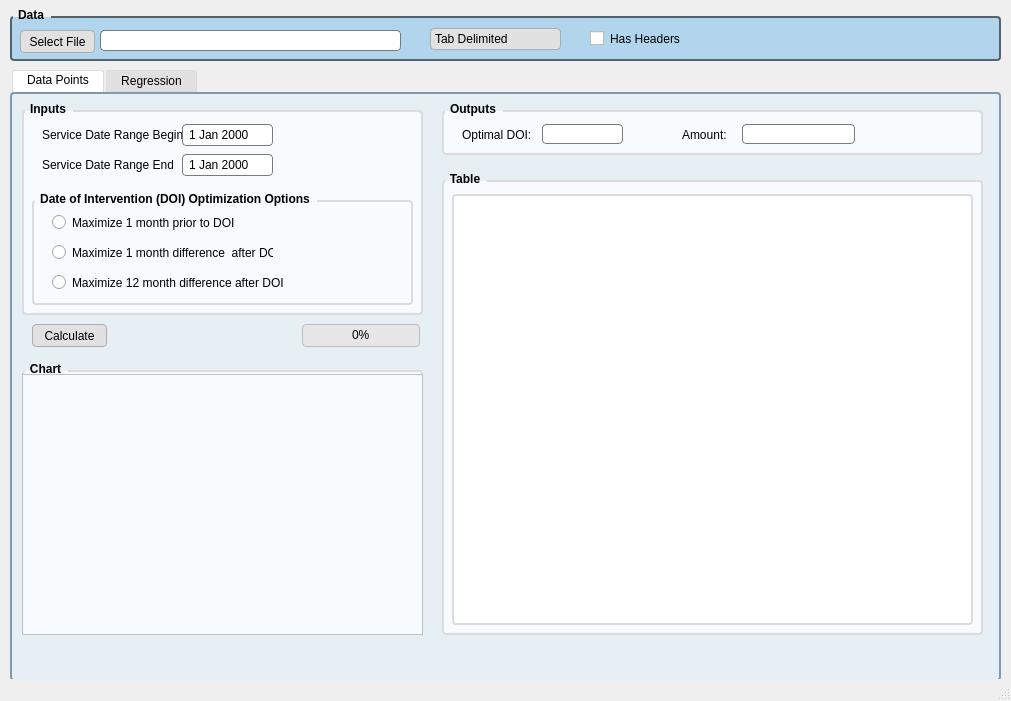
<?xml version="1.0" encoding="UTF-8"?>
<ui version="4.0">
 <class>MainWindow</class>
 <widget class="QMainWindow" name="MainWindow">
  <property name="geometry">
   <rect>
    <x>0</x>
    <y>0</y>
    <width>1011</width>
    <height>701</height>
   </rect>
  </property>
  <property name="windowTitle">
   <string>Methodologies DP&amp;R</string>
  </property>
  <property name="windowIcon">
   <iconset>
    <normaloff>../Users/20492042/.designer/Users/20492042/Downloads/iconfinder_4_1376013.ico</normaloff>../Users/20492042/.designer/Users/20492042/Downloads/iconfinder_4_1376013.ico</iconset>
  </property>
  <property name="styleSheet">
   <string notr="true">/* QGroupBox -------------------------------------------------------------- */
QGroupBox {
	font-weight: bold;
	border: 2px solid #DCDCDC;
	border-radius: 4px;
	padding: 4px;
	margin-top: 16px;
	background-color: #F7FBFD
}

QGroupBox::title {
	subcontrol-origin: margin;
	subcontrol-position: top left;
	left: 3px;
	padding-left: 3px;
	padding-right: 5px;
	padding-top: 8px;
	padding-bottom: 16px;
}

QGroupBox#groupBox_7 {
	background-color: #B2D5EE;
	border: 2px solid #52636E;
	color: #000000;
	border-radius: 4px;
	outline: none;
}

/* QTabBar -------------------------------------------------------------- */
QTabBar::tab:top {
	background-color: #E1E1E1;
	color: #000000;
	margin-left: 2px;
	min-width: 5px;
	border-bottom: 3px solid #E1E1E1;
	padding-left: 4px;
	padding-right: 4px;
	padding-top: 2px;
	padding-bottom: 2px;
	border-top-left-radius: 3px;
	border-top-right-radius: 3px;
	border: 1px solid #DCDCDC;
}

QTabBar::tab:top:selected {
	background-color: #FFFFFF;
	color: #000000;
	border-bottom: 3px solid #FFFFFF;
	border-top-left-radius: 3px;
	border-top-right-radius: 3px;
}

QTabBar::tab:top:!selected:hover {
	background-color: #E5F1FB;
	border: 1px solid #DCDCDC;
}

/* QTabWiget -------------------------------------------------------------- */
QTabWidget::pane {
	border: 2px solid #7e99b4;
	border-radius: 4px;
	margin: 0px;
	background-color: #E6EFF4;
}

/* QPushButton -------------------------------------------------------------- */
QPushButton {
	background-color: #E1E1E1;
	border: 1px solid #ADADAD;
	color: #000000;
	border-radius: 4px;
	outline: none;
}

QPushButton:hover,
QPushButton:checked:hover{
	border: 1px solid #0078D7;
	background-color: #E5F1FB;
	color: #000000;
}

QPushButton:pressed {
	background-color: #CCE4F7;
	border: 1px solid #00559B;
	color: #000000;
}

QPushButton:disabled {
	background-color: #E1E1E1;
	border: 1px solid #ADADAD;
	color: #787878;
	border-radius: 4px;
	outline: none;
}

/* QDateEdit-------------------------------------------------------------- */
QDateEdit {
	background-color: white;
	selection-background-color: #1464A0;
	border-style: solid;
	border: 1px solid #7A7A7A;
	border-radius: 4px;
	padding-top: 2px;     /* This fix  #103, #111*/
	padding-bottom: 2px;  /* This fix  #103, #111*/
	padding-left: 4px;
	padding-right: 4px;
	min-width: 10px;
}

QDateEdit:hover {
	border-style: solid;
	border: 1px solid #000000;
}


QDateEdit::drop-down {
	border-top-right-radius: 3px;
	border-bottom-right-radius: 3px;
}


QDateEdit::down-arrow {
	image: url(down_arrow.png);
}

QDateEdit::down-arrow:on,
QDateEdit::down-arrow:hover,
QDateEdit::down-arrow:focus {
	image: url(down_arrow.png);
}

QDateEdit QAbstractItemView {
	background-color: #FFFFFF;
	border-radius: 4px;
	border-style: solid;
	border: 1px solid #DCDCDC;
	selection-background-color: #0078D7;
}

QDateEdit QAbstractItemView:hover {
	background-color: #FFFFFF;
	border-radius: 4px;
	border-style: solid;
	border: 1px solid #0078D7;
	selection-background-color: #0078D7;
}

QDateEdit QCalendarWidget {
	background-color: #FFFFFF;
}

QLineEdit {
	background-color: #FFFFFF;
	border-style: solid; /* without this border reverts for disabled */
	border: 1px solid #7A7A7A;
	color: #000000;
	border-radius: 4px;
	outline: none;
}

QLineEdit:hover{
	border: 1px solid #000000;
	background-color: #FFFFFF;
	color: #000000;
}

/* QCombobox -------------------------------------------------------------- */
QComboBox {
	background-color: #E1E1E1;
	border: 1px solid #ADADAD;
	color: #000000;
	border-radius: 4px;
	outline: none;
}

QComboBox:hover,
QComboBox:checked:hover{
	border: 1px solid #0078D7;
	background-color: #E5F1FB;
	color: #000000;
}

QComboBox::drop-down 
{
	border: 0px;
}


QComboBox::down-arrow {
	image: url(down_arrow.png);
}

QComboBox::down-arrow:on,
QComboBox::down-arrow:hover,
QComboBox::down-arrow:focus {
	image: url(down_arrow.png);
}

QComboBox QAbstractItemView {
	background: #E5F1FB;
	border-radius: 4px;
	border: 1px solid #F7FFF7;
	selection-color: #000000;
	selection-background-color: #CCE4F7;
}

/* QProgressBar ----------------------------------------------------------- */
QProgressBar {
	background-color: #E6E6E6;
	border: 1px solid #BCBCBC;
	color: #000000;
	border-radius: 4px;
	text-align: center;
}

QProgressBar::chunk {
	background-color: #EFC649;
	/*default background-color: #06B025;*/
	color: #000000;
	border-radius: 4px;
}

/* QTableView -------------------------------------------------------------- */
QListView,
QTreeView,
QTableView,
QColumnView {
	background-color: #FFFFFF;
	border: 1.5px solid #DCDCDC;
	color: #000000;
	gridline-color: #F0F0F0;
	border-radius: 4px;
}

QListView:hover,
QTreeView::hover,
QTableView::hover,
QColumnView::hover {
	background-color: #FFFFFF;
	border: 1px solid #0078D7;
}


QHeaderView {
	background-color: #E1E1E1;
	border: 0px transparent #E1E1E1;
	padding: 0px;
	margin: 0px;
	border-radius: 0px;
}


QHeaderView::section {
	background-color: #E1E1E1;
	color: #000000;
	padding: 2px;
	border-radius: 0px;
	text-align: left;
}

QHeaderView::section:checked {
	color: #000000;
	background-color: #BCDCF4;
}


QHeaderView::section::vertical::first,
QHeaderView::section::vertical::only-one {
	border-top: 1px solid #ADADAD;
}

QHeaderView::section::vertical {
	border-top: 1px solid #ADADAD;
}

QHeaderView::section::horizontal::first,
QHeaderView::section::horizontal::only-one {
	border-left: 1px solid #ADADAD;
}

QHeaderView::section::horizontal {
	border-left: 1px solid #ADADAD;
}

QScrollBar:vertical {
	background-color: #E1E1E1;
	border: 1px solid #ADADAD;
}

QScrollBar:horizontal {
	background-color: #E1E1E1;
	border: 1px solid #ADADAD;
}</string>
  </property>
  <property name="unifiedTitleAndToolBarOnMac">
   <bool>false</bool>
  </property>
  <widget class="QWidget" name="centralwidget">
   <widget class="QTabWidget" name="tabWidget">
    <property name="geometry">
     <rect>
      <x>10</x>
      <y>70</y>
      <width>991</width>
      <height>611</height>
     </rect>
    </property>
    <property name="styleSheet">
     <string notr="true"/>
    </property>
    <property name="currentIndex">
     <number>0</number>
    </property>
    <widget class="QWidget" name="tab">
     <attribute name="title">
      <string>   Data Points   </string>
     </attribute>
     <widget class="QProgressBar" name="progressBar_1">
      <property name="geometry">
       <rect>
        <x>290</x>
        <y>230</y>
        <width>118</width>
        <height>23</height>
       </rect>
      </property>
      <property name="styleSheet">
       <string notr="true"/>
      </property>
      <property name="value">
       <number>0</number>
      </property>
     </widget>
     <widget class="QPushButton" name="pushButton_2">
      <property name="geometry">
       <rect>
        <x>20</x>
        <y>230</y>
        <width>75</width>
        <height>23</height>
       </rect>
      </property>
      <property name="styleSheet">
       <string notr="true"/>
      </property>
      <property name="text">
       <string>Calculate</string>
      </property>
     </widget>
     <widget class="QGroupBox" name="groupBox">
      <property name="geometry">
       <rect>
        <x>10</x>
        <y>0</y>
        <width>401</width>
        <height>221</height>
       </rect>
      </property>
      <property name="styleSheet">
       <string notr="true"/>
      </property>
      <property name="title">
       <string>Inputs</string>
      </property>
      <widget class="QLabel" name="label_1">
       <property name="geometry">
        <rect>
         <x>20</x>
         <y>30</y>
         <width>141</width>
         <height>21</height>
        </rect>
       </property>
       <property name="text">
        <string>Service Date Range Begin:</string>
       </property>
      </widget>
      <widget class="QGroupBox" name="groupBox_2">
       <property name="geometry">
        <rect>
         <x>10</x>
         <y>90</y>
         <width>381</width>
         <height>121</height>
        </rect>
       </property>
       <property name="styleSheet">
        <string notr="true"/>
       </property>
       <property name="title">
        <string>Date of Intervention (DOI) Optimization Options</string>
       </property>
       <widget class="QRadioButton" name="radioButton_1">
        <property name="geometry">
         <rect>
          <x>20</x>
          <y>30</y>
          <width>221</width>
          <height>17</height>
         </rect>
        </property>
        <property name="styleSheet">
         <string notr="true"/>
        </property>
        <property name="text">
         <string>Maximize 1 month prior to DOI</string>
        </property>
       </widget>
       <widget class="QRadioButton" name="radioButton_2">
        <property name="geometry">
         <rect>
          <x>20</x>
          <y>60</y>
          <width>221</width>
          <height>17</height>
         </rect>
        </property>
        <property name="styleSheet">
         <string notr="true"/>
        </property>
        <property name="text">
         <string>Maximize 1 month difference  after DOI</string>
        </property>
       </widget>
       <widget class="QRadioButton" name="radioButton_3">
        <property name="geometry">
         <rect>
          <x>20</x>
          <y>90</y>
          <width>231</width>
          <height>17</height>
         </rect>
        </property>
        <property name="text">
         <string>Maximize 12 month difference after DOI</string>
        </property>
       </widget>
      </widget>
      <widget class="QLabel" name="label_2">
       <property name="geometry">
        <rect>
         <x>20</x>
         <y>60</y>
         <width>131</width>
         <height>21</height>
        </rect>
       </property>
       <property name="text">
        <string>Service Date Range End:</string>
       </property>
      </widget>
     </widget>
     <widget class="QGroupBox" name="groupBox_3">
      <property name="geometry">
       <rect>
        <x>430</x>
        <y>0</y>
        <width>541</width>
        <height>61</height>
       </rect>
      </property>
      <property name="styleSheet">
       <string notr="true"/>
      </property>
      <property name="title">
       <string>Outputs</string>
      </property>
      <widget class="QLineEdit" name="lineEdit_2">
       <property name="geometry">
        <rect>
         <x>100</x>
         <y>30</y>
         <width>81</width>
         <height>20</height>
        </rect>
       </property>
       <property name="styleSheet">
        <string notr="true"/>
       </property>
       <property name="readOnly">
        <bool>true</bool>
       </property>
      </widget>
      <widget class="QLineEdit" name="lineEdit">
       <property name="geometry">
        <rect>
         <x>300</x>
         <y>30</y>
         <width>113</width>
         <height>20</height>
        </rect>
       </property>
       <property name="styleSheet">
        <string notr="true"/>
       </property>
       <property name="readOnly">
        <bool>true</bool>
       </property>
      </widget>
      <widget class="QLabel" name="label">
       <property name="geometry">
        <rect>
         <x>20</x>
         <y>30</y>
         <width>71</width>
         <height>21</height>
        </rect>
       </property>
       <property name="text">
        <string>Optimal DOI:</string>
       </property>
      </widget>
      <widget class="QLabel" name="label_8">
       <property name="geometry">
        <rect>
         <x>240</x>
         <y>30</y>
         <width>51</width>
         <height>21</height>
        </rect>
       </property>
       <property name="text">
        <string>Amount:</string>
       </property>
      </widget>
     </widget>
     <widget class="QGroupBox" name="groupBox_8">
      <property name="geometry">
       <rect>
        <x>10</x>
        <y>260</y>
        <width>401</width>
        <height>281</height>
       </rect>
      </property>
      <property name="styleSheet">
       <string notr="true"/>
      </property>
      <property name="title">
       <string>Chart</string>
      </property>
      <widget class="MplWidget" name="graphicsView_1">
       <property name="geometry">
        <rect>
         <x>0</x>
         <y>20</y>
         <width>401</width>
         <height>261</height>
        </rect>
       </property>
       <property name="styleSheet">
        <string notr="true">background-color: #F7FBFD</string>
       </property>
      </widget>
     </widget>
     <widget class="QGroupBox" name="groupBox_9">
      <property name="geometry">
       <rect>
        <x>430</x>
        <y>70</y>
        <width>541</width>
        <height>471</height>
       </rect>
      </property>
      <property name="styleSheet">
       <string notr="true"/>
      </property>
      <property name="title">
       <string>Table</string>
      </property>
      <widget class="QTableView" name="tableView_1">
       <property name="geometry">
        <rect>
         <x>10</x>
         <y>30</y>
         <width>521</width>
         <height>431</height>
        </rect>
       </property>
       <property name="styleSheet">
        <string notr="true"/>
       </property>
      </widget>
     </widget>
     <widget class="QDateEdit" name="dateEdit_1">
      <property name="geometry">
       <rect>
        <x>170</x>
        <y>30</y>
        <width>91</width>
        <height>22</height>
       </rect>
      </property>
      <property name="styleSheet">
       <string notr="true"/>
      </property>
      <property name="calendarPopup">
       <bool>true</bool>
      </property>
     </widget>
     <widget class="QDateEdit" name="dateEdit_2">
      <property name="geometry">
       <rect>
        <x>170</x>
        <y>60</y>
        <width>91</width>
        <height>22</height>
       </rect>
      </property>
      <property name="styleSheet">
       <string notr="true"/>
      </property>
      <property name="calendarPopup">
       <bool>true</bool>
      </property>
     </widget>
     <zorder>progressBar_1</zorder>
     <zorder>pushButton_2</zorder>
     <zorder>groupBox</zorder>
     <zorder>groupBox_3</zorder>
     <zorder>groupBox_9</zorder>
     <zorder>dateEdit_1</zorder>
     <zorder>dateEdit_2</zorder>
     <zorder>groupBox_8</zorder>
    </widget>
    <widget class="QWidget" name="tab_2">
     <attribute name="title">
      <string>   Regression   </string>
     </attribute>
     <widget class="QProgressBar" name="progressBar_2">
      <property name="geometry">
       <rect>
        <x>290</x>
        <y>230</y>
        <width>118</width>
        <height>23</height>
       </rect>
      </property>
      <property name="styleSheet">
       <string notr="true"/>
      </property>
      <property name="maximum">
       <number>100</number>
      </property>
      <property name="value">
       <number>0</number>
      </property>
     </widget>
     <widget class="QGroupBox" name="groupBox_4">
      <property name="geometry">
       <rect>
        <x>10</x>
        <y>0</y>
        <width>401</width>
        <height>221</height>
       </rect>
      </property>
      <property name="styleSheet">
       <string notr="true"/>
      </property>
      <property name="title">
       <string>Inputs</string>
      </property>
      <widget class="QLabel" name="label_3">
       <property name="geometry">
        <rect>
         <x>20</x>
         <y>30</y>
         <width>161</width>
         <height>21</height>
        </rect>
       </property>
       <property name="text">
        <string>Maximum Number of Segments:</string>
       </property>
      </widget>
      <widget class="QLineEdit" name="lineEdit_3">
       <property name="geometry">
        <rect>
         <x>180</x>
         <y>30</y>
         <width>31</width>
         <height>20</height>
        </rect>
       </property>
       <property name="styleSheet">
        <string notr="true"/>
       </property>
      </widget>
      <widget class="QLabel" name="label_4">
       <property name="geometry">
        <rect>
         <x>20</x>
         <y>60</y>
         <width>161</width>
         <height>20</height>
        </rect>
       </property>
       <property name="text">
        <string>Maximum Number of Iterations:</string>
       </property>
      </widget>
      <widget class="QLineEdit" name="lineEdit_4">
       <property name="geometry">
        <rect>
         <x>180</x>
         <y>60</y>
         <width>31</width>
         <height>20</height>
        </rect>
       </property>
       <property name="styleSheet">
        <string notr="true"/>
       </property>
      </widget>
      <widget class="QGroupBox" name="groupBox_6">
       <property name="geometry">
        <rect>
         <x>10</x>
         <y>90</y>
         <width>381</width>
         <height>121</height>
        </rect>
       </property>
       <property name="title">
        <string>Explanatory Variable (Time) Recode Options</string>
       </property>
       <widget class="QRadioButton" name="radioButton_4">
        <property name="geometry">
         <rect>
          <x>20</x>
          <y>35</y>
          <width>21</width>
          <height>21</height>
         </rect>
        </property>
        <property name="text">
         <string/>
        </property>
       </widget>
       <widget class="QRadioButton" name="radioButton_5">
        <property name="geometry">
         <rect>
          <x>20</x>
          <y>80</y>
          <width>21</width>
          <height>21</height>
         </rect>
        </property>
        <property name="text">
         <string/>
        </property>
       </widget>
       <widget class="QLabel" name="label_6">
        <property name="geometry">
         <rect>
          <x>40</x>
          <y>42</y>
          <width>161</width>
          <height>21</height>
         </rect>
        </property>
        <property name="text">
         <string>All independent variables vary</string>
        </property>
       </widget>
       <widget class="QLabel" name="label_14">
        <property name="geometry">
         <rect>
          <x>40</x>
          <y>87</y>
          <width>321</width>
          <height>21</height>
         </rect>
        </property>
        <property name="text">
         <string>One independent variable varies while all others held constant</string>
        </property>
       </widget>
       <widget class="QLabel" name="label_5">
        <property name="geometry">
         <rect>
          <x>40</x>
          <y>28</y>
          <width>171</width>
          <height>21</height>
         </rect>
        </property>
        <property name="text">
         <string>Continuous without Discretization</string>
        </property>
       </widget>
       <widget class="QLabel" name="label_9">
        <property name="geometry">
         <rect>
          <x>40</x>
          <y>73</y>
          <width>161</width>
          <height>20</height>
         </rect>
        </property>
        <property name="text">
         <string>Continuous with Discretization</string>
        </property>
       </widget>
      </widget>
     </widget>
     <widget class="QPushButton" name="pushButton_3">
      <property name="geometry">
       <rect>
        <x>20</x>
        <y>230</y>
        <width>75</width>
        <height>23</height>
       </rect>
      </property>
      <property name="styleSheet">
       <string notr="true"/>
      </property>
      <property name="text">
       <string>Calculate</string>
      </property>
     </widget>
     <widget class="QGroupBox" name="groupBox_5">
      <property name="geometry">
       <rect>
        <x>430</x>
        <y>0</y>
        <width>541</width>
        <height>61</height>
       </rect>
      </property>
      <property name="styleSheet">
       <string notr="true"/>
      </property>
      <property name="title">
       <string>Outputs</string>
      </property>
      <widget class="QLabel" name="label_7">
       <property name="geometry">
        <rect>
         <x>20</x>
         <y>30</y>
         <width>151</width>
         <height>21</height>
        </rect>
       </property>
       <property name="text">
        <string>Optimal Number of Segments:</string>
       </property>
      </widget>
      <widget class="QLineEdit" name="lineEdit_5">
       <property name="geometry">
        <rect>
         <x>180</x>
         <y>30</y>
         <width>31</width>
         <height>20</height>
        </rect>
       </property>
       <property name="styleSheet">
        <string notr="true"/>
       </property>
       <property name="readOnly">
        <bool>true</bool>
       </property>
      </widget>
      <widget class="QLabel" name="label_16">
       <property name="geometry">
        <rect>
         <x>270</x>
         <y>30</y>
         <width>81</width>
         <height>21</height>
        </rect>
       </property>
       <property name="text">
        <string>Function value:</string>
       </property>
      </widget>
      <widget class="QLineEdit" name="lineEdit_6">
       <property name="geometry">
        <rect>
         <x>360</x>
         <y>30</y>
         <width>81</width>
         <height>20</height>
        </rect>
       </property>
       <property name="styleSheet">
        <string notr="true"/>
       </property>
       <property name="readOnly">
        <bool>true</bool>
       </property>
      </widget>
     </widget>
     <widget class="MplWidget" name="graphicsView_2">
      <property name="geometry">
       <rect>
        <x>10</x>
        <y>280</y>
        <width>401</width>
        <height>261</height>
       </rect>
      </property>
      <property name="styleSheet">
       <string notr="true">background-color: #F7FBFD</string>
      </property>
     </widget>
     <widget class="QPushButton" name="pushButton_4">
      <property name="geometry">
       <rect>
        <x>880</x>
        <y>550</y>
        <width>75</width>
        <height>23</height>
       </rect>
      </property>
      <property name="styleSheet">
       <string notr="true"/>
      </property>
      <property name="text">
       <string>Export</string>
      </property>
     </widget>
     <widget class="QGroupBox" name="groupBox_10">
      <property name="geometry">
       <rect>
        <x>10</x>
        <y>260</y>
        <width>401</width>
        <height>281</height>
       </rect>
      </property>
      <property name="styleSheet">
       <string notr="true"/>
      </property>
      <property name="title">
       <string>Chart</string>
      </property>
     </widget>
     <widget class="QGroupBox" name="groupBox_11">
      <property name="geometry">
       <rect>
        <x>430</x>
        <y>70</y>
        <width>541</width>
        <height>471</height>
       </rect>
      </property>
      <property name="styleSheet">
       <string notr="true"/>
      </property>
      <property name="title">
       <string>Tables</string>
      </property>
      <widget class="QGroupBox" name="groupBox_12">
       <property name="geometry">
        <rect>
         <x>10</x>
         <y>20</y>
         <width>221</width>
         <height>261</height>
        </rect>
       </property>
       <property name="styleSheet">
        <string notr="true">
QGroupBox {
    font-weight: bold;
    border: 0px solid #DCDCDC;
 }
</string>
       </property>
       <property name="title">
        <string>Summary</string>
       </property>
       <widget class="QTableView" name="tableView_2">
        <property name="geometry">
         <rect>
          <x>10</x>
          <y>30</y>
          <width>201</width>
          <height>221</height>
         </rect>
        </property>
        <property name="styleSheet">
         <string notr="true"/>
        </property>
       </widget>
      </widget>
      <widget class="QGroupBox" name="groupBox_13">
       <property name="geometry">
        <rect>
         <x>240</x>
         <y>20</y>
         <width>291</width>
         <height>261</height>
        </rect>
       </property>
       <property name="styleSheet">
        <string notr="true">
QGroupBox {
    font-weight: bold;
    border: 0px solid #DCDCDC;
 }
</string>
       </property>
       <property name="title">
        <string>Parameters</string>
       </property>
       <widget class="QTableView" name="tableView_4">
        <property name="geometry">
         <rect>
          <x>10</x>
          <y>30</y>
          <width>271</width>
          <height>221</height>
         </rect>
        </property>
        <property name="styleSheet">
         <string notr="true"/>
        </property>
       </widget>
      </widget>
      <widget class="QGroupBox" name="groupBox_14">
       <property name="geometry">
        <rect>
         <x>10</x>
         <y>280</y>
         <width>521</width>
         <height>181</height>
        </rect>
       </property>
       <property name="styleSheet">
        <string notr="true">
QGroupBox {
    font-weight: bold;
    border: 0px solid #DCDCDC;
 }
</string>
       </property>
       <property name="title">
        <string>ANOVA</string>
       </property>
       <widget class="QTableView" name="tableView_3">
        <property name="geometry">
         <rect>
          <x>10</x>
          <y>30</y>
          <width>501</width>
          <height>141</height>
         </rect>
        </property>
        <property name="styleSheet">
         <string notr="true"/>
        </property>
       </widget>
      </widget>
      <zorder>groupBox_13</zorder>
      <zorder>groupBox_12</zorder>
      <zorder>groupBox_14</zorder>
     </widget>
     <zorder>groupBox_11</zorder>
     <zorder>groupBox_10</zorder>
     <zorder>progressBar_2</zorder>
     <zorder>groupBox_4</zorder>
     <zorder>pushButton_3</zorder>
     <zorder>groupBox_5</zorder>
     <zorder>graphicsView_2</zorder>
     <zorder>pushButton_4</zorder>
    </widget>
   </widget>
   <widget class="QGroupBox" name="groupBox_7">
    <property name="geometry">
     <rect>
      <x>10</x>
      <y>0</y>
      <width>991</width>
      <height>61</height>
     </rect>
    </property>
    <property name="styleSheet">
     <string notr="true"/>
    </property>
    <property name="title">
     <string>Data</string>
    </property>
    <widget class="QPushButton" name="pushButton_1">
     <property name="geometry">
      <rect>
       <x>10</x>
       <y>30</y>
       <width>75</width>
       <height>23</height>
      </rect>
     </property>
     <property name="styleSheet">
      <string notr="true">/* QPushButton -------------------------------------------------------------- */

QPushButton {
    background-color: #E1E1E1;
    border: 1px solid #ADADAD;
    color: #000000;
    border-radius: 4px;
    outline: none;
}

QPushButton:hover,
QPushButton:checked:hover{
    border: 1px solid #0078D7;
    background-color: #E5F1FB;
    color: #000000;
}

QPushButton:pressed {
    background-color: #CCE4F7;
    border: 1px solid #00559B;
    color: #000000;
}</string>
     </property>
     <property name="text">
      <string>Select File</string>
     </property>
    </widget>
    <widget class="QLineEdit" name="lineEdit_1">
     <property name="geometry">
      <rect>
       <x>90</x>
       <y>30</y>
       <width>301</width>
       <height>21</height>
      </rect>
     </property>
     <property name="styleSheet">
      <string notr="true">QLineEdit {
    background-color: #FFFFFF;
    border-style: solid; /* without this border reverts for disabled */
    border: 1px solid #7A7A7A;
    color: #000000;
    border-radius: 4px;
    outline: none;
}

QLineEdit:hover{
    border: 1px solid #000000;
	background-color: #FFFFFF;
    color: #000000;
}
</string>
     </property>
     <property name="readOnly">
      <bool>true</bool>
     </property>
    </widget>
    <widget class="QCheckBox" name="checkBox_1">
     <property name="geometry">
      <rect>
       <x>580</x>
       <y>30</y>
       <width>91</width>
       <height>17</height>
      </rect>
     </property>
     <property name="styleSheet">
      <string notr="true">border: none
</string>
     </property>
     <property name="text">
      <string>Has Headers</string>
     </property>
    </widget>
    <widget class="QComboBox" name="comboBox_1">
     <property name="geometry">
      <rect>
       <x>420</x>
       <y>28</y>
       <width>131</width>
       <height>22</height>
      </rect>
     </property>
     <property name="styleSheet">
      <string notr="true"/>
     </property>
     <item>
      <property name="text">
       <string>Tab Delimited</string>
      </property>
     </item>
     <item>
      <property name="text">
       <string>Comma Delimited</string>
      </property>
     </item>
     <item>
      <property name="text">
       <string>Pipe Delimited</string>
      </property>
     </item>
    </widget>
   </widget>
  </widget>
  <widget class="QMenuBar" name="menubar">
   <property name="geometry">
    <rect>
     <x>0</x>
     <y>0</y>
     <width>1011</width>
     <height>21</height>
    </rect>
   </property>
  </widget>
  <widget class="QStatusBar" name="statusbar"/>
 </widget>
 <customwidgets>
  <customwidget>
   <class>MplWidget</class>
   <extends>QGraphicsView</extends>
   <header>mplwidget</header>
  </customwidget>
 </customwidgets>
 <tabstops>
  <tabstop>tabWidget</tabstop>
  <tabstop>pushButton_1</tabstop>
  <tabstop>lineEdit_1</tabstop>
  <tabstop>dateEdit_1</tabstop>
  <tabstop>dateEdit_2</tabstop>
  <tabstop>radioButton_1</tabstop>
  <tabstop>radioButton_2</tabstop>
  <tabstop>radioButton_3</tabstop>
  <tabstop>pushButton_2</tabstop>
  <tabstop>lineEdit_2</tabstop>
  <tabstop>tableView_1</tabstop>
  <tabstop>radioButton_5</tabstop>
  <tabstop>radioButton_4</tabstop>
  <tabstop>lineEdit_5</tabstop>
  <tabstop>tableView_2</tabstop>
  <tabstop>lineEdit_3</tabstop>
  <tabstop>pushButton_3</tabstop>
  <tabstop>pushButton_4</tabstop>
  <tabstop>lineEdit_4</tabstop>
 </tabstops>
 <resources/>
 <connections/>
</ui>
